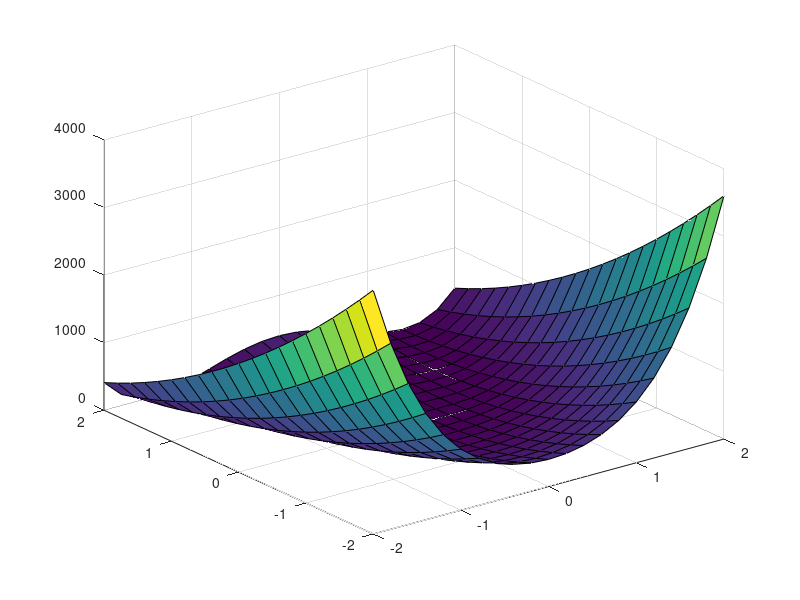

MATLAB code to generate this figure: (Note: this script raises an error after producing the figure.)
%{
f = @(x) (100 * (x(2) - x(1).^2).^2 + (1 - x(1)).^2);
grad = @(x) [(400*x(1).^3 + 2*x(1) - 2 - 400*x(1)*x(2)), (200*x(2) - 200*x(1).^2)];
x0 = [0, 0];
t1 = 1e-9;

x = gradient(f, grad, x0, t1);
%}

f = @(x, y) 100 * (y - x .^ 2) .^2 + (1 - x) .^ 2;
[X, Y] = meshgrid(-2:0.2:2);
Z = f(X, Y);

surf(X, Y, Z);


f = @(x) 100 * (x(2) - x(1) .^ 2) .^2 + (1 - x(1)) .^ 2;
df = @(x) [100 * 2 * (x(2) - x(1) .^ 2) * (-2 * x(1)) - 2 * (1 - x(1)) 100 * 2 * (x(2) - x(1) .^ 2)];
iter_max = 1000;

% Errore relativo e passo
[x_star, err, alpha, ~] = GradientDescent(f, df, [0.5 0.5], [1 1], iter_max, 1e-6);
figure;
hold on;
title("Gradient descent - Relative error");
xlabel("Iteration");
ylabel("Relative error");
plot(err);
hold off;

figure;
hold on;
title("Gradient descent - Descent rate (moving average)");
xlabel("Iteration");
ylabel("Rate");
plot(movmean(alpha, length(alpha) / 10));
hold off;
iter = 0;
% Numero di iterazioni variando il punto iniziale
iter_max = 100000;
i = 1;
arr = -20:1:20;
for k = arr
    j = [k k];
    [~, ~, ~, iter(i)] = GradientDescent(f, df, j, [1 1], iter_max, 1e-6);
    i = i + 1;

end
figure;
hold on;
title(["Gradient descent iterations required"; "Starting from differents points along the y = x line"]);
xlabel("Point coordinates");
ylabel("Iterations");
plot(arr, iter);
hold off;

iter = 0;

% Numero di iterazioni variando il criterio di tolleranza
iter_max = 10000;
i = 1;
arr = -13:-1;
for k = arr
    [~, ~, ~, iter(i)] = GradientDescent(f, df, [0.5 0.5], [1 1], iter_max, power(10, k));
    i = i + 1;
end
figure;
hold on;
title(["Gradient descent iterations required"; "Varying the tolerance criterium"]);
xlabel("Log tolerance");
ylabel("Iterations required");
plot(iter, arr);
hold off;
